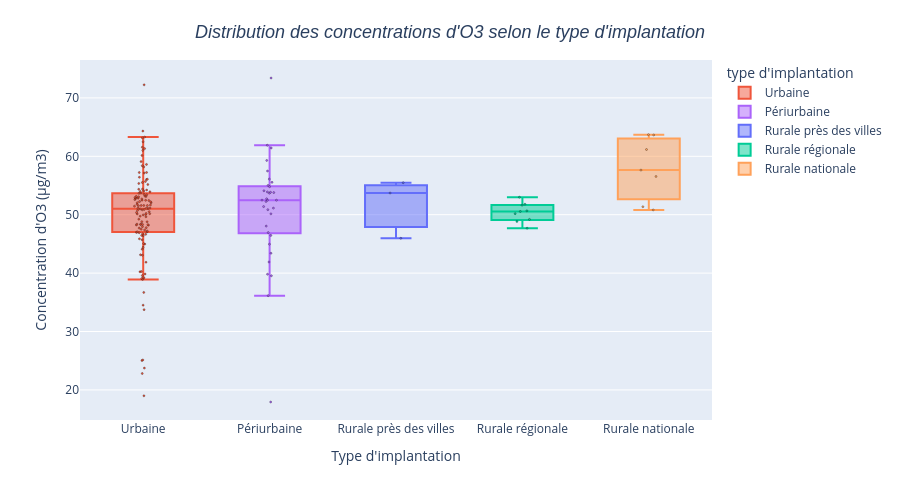
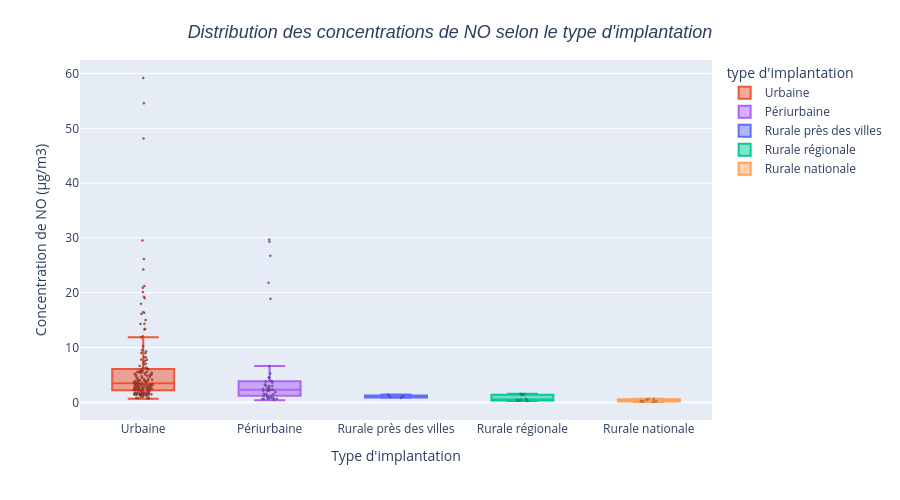
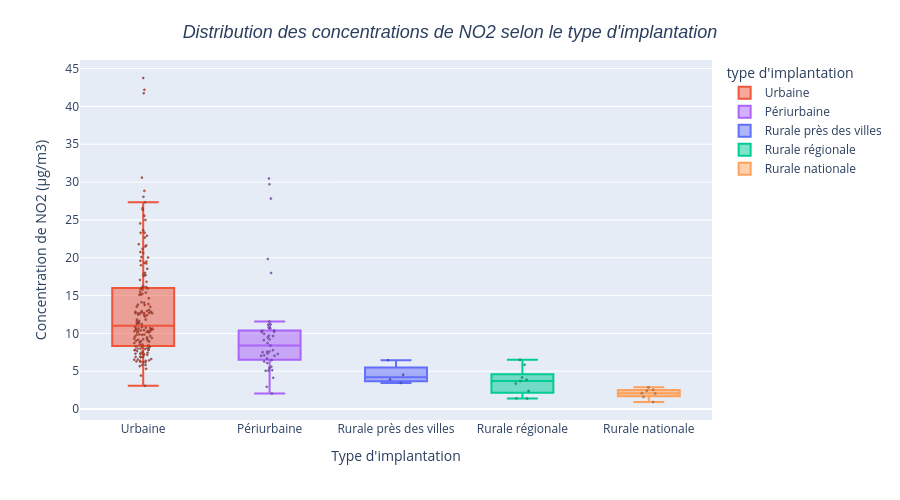
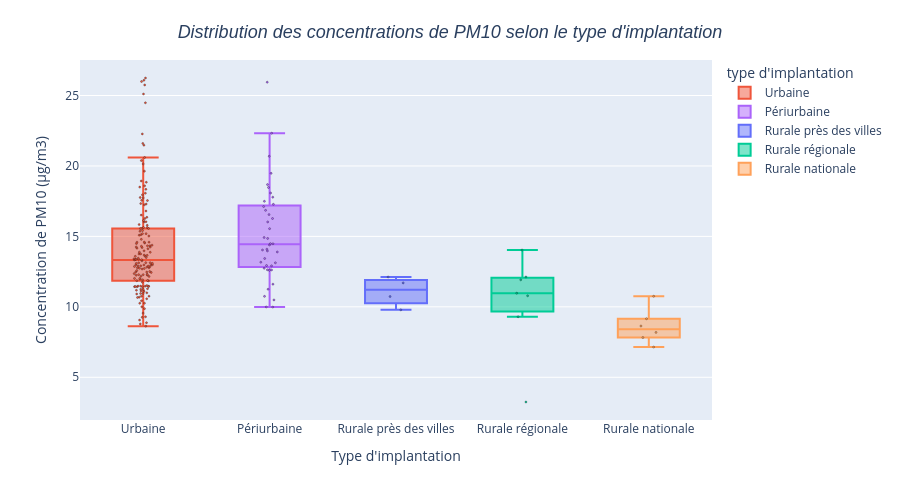

Source (notebook cell) for these figures, in order:
### Markdown cell above
Les rapports de corrélations sont extrêment proches de 1 et donc nous devrions pouvoir expliquer toute la variabilité des polluants par le type d'implantation. Seulement, il est extrêmement important de nuancer ce propos car nous utilisons des moyennes annuelles et il y a de fortes disparités intra-groupes. Ces résultats se doivent d'être complétés au moins par des boxplots parallèles.

### Code cell
# Style
ordre_zones = ["Urbaine", "Périurbaine", "Rurale près des villes", "Rurale régionale", "Rurale nationale"] # en fonction de l'éloignement des villes
palette_default = px.colors.qualitative.Plotly
color_mapping = {
    "Urbaine": palette_default[1],
    "Périurbaine": palette_default[3],
    "Rurale près des villes": palette_default[0],
    "Rurale régionale": palette_default[2],
    "Rurale nationale": palette_default[4]
}

# Boxplots parallèles
## O3
fig1 = px.box(moyennes_annuelles, x="type d'implantation", y="O3", points="all",color="type d'implantation", hover_data=["nom_site"],
             category_orders={"type d'implantation": ordre_zones}, color_discrete_map=color_mapping)
fig1.update_traces(jitter=False, pointpos=0, marker=dict(opacity=1, size=2), marker_line_color="black", marker_line_width=0.3)
fig1.update_layout(height=500, xaxis_title="Type d'implantation", yaxis_title="Concentration d'O3 (µg/m3)",
                  title=dict(text="Distribution des concentrations d'O3 selon le type d'implantation", x=0.5,y=0.95,
                             font=dict(size=18, family="Arial", style="italic")))
fig1.show()

## NO
fig2 = px.box(moyennes_annuelles, x="type d'implantation", y="NO", points="all",color="type d'implantation", hover_data=["nom_site"],
             category_orders={"type d'implantation": ordre_zones}, color_discrete_map=color_mapping)
fig2.update_traces(jitter=False, pointpos=0, marker=dict(opacity=1, size=2), marker_line_color="black", marker_line_width=0.3)
fig2.update_layout(height=500, xaxis_title="Type d'implantation", yaxis_title="Concentration de NO (µg/m3)",
                  title=dict(text="Distribution des concentrations de NO selon le type d'implantation", x=0.5,y=0.95,
                             font=dict(size=18, family="Arial", style="italic")))
fig2.show()

## NO2
fig3 = px.box(moyennes_annuelles, x="type d'implantation", y="NO2", points="all",color="type d'implantation", hover_data=["nom_site"],
             category_orders={"type d'implantation": ordre_zones}, color_discrete_map=color_mapping)
fig3.update_traces(jitter=False, pointpos=0, marker=dict(opacity=1, size=2), marker_line_color="black", marker_line_width=0.3)
fig3.update_layout(height=500, xaxis_title="Type d'implantation", yaxis_title="Concentration de NO2 (µg/m3)",
                  title=dict(text="Distribution des concentrations de NO2 selon le type d'implantation", x=0.5,y=0.95,
                             font=dict(size=18, family="Arial", style="italic")))
fig3.show()

## PM10
fig4 = px.box(moyennes_annuelles, x="type d'implantation", y="PM10", points="all",color="type d'implantation", hover_data=["nom_site"],
             category_orders={"type d'implantation": ordre_zones}, color_discrete_map=color_mapping)
fig4.update_traces(jitter=False, pointpos=0, marker=dict(opacity=1, size=2), marker_line_color="black", marker_line_width=0.3)
fig4.update_layout(height=500, xaxis_title="Type d'implantation", yaxis_title="Concentration de PM10 (µg/m3)",
                  title=dict(text="Distribution des concentrations de PM10 selon le type d'implantation", x=0.5,y=0.95,
                             font=dict(size=18, family="Arial", style="italic")))
fig4.show()

## PM2.5
fig5 = px.box(moyennes_annuelles, x="type d'implantation", y="PM2.5", points="all",color="type d'implantation", hover_data=["nom_site"],
             category_orders={"type d'implantation": ordre_zones}, color_discrete_map=color_mapping)
fig5.update_traces(jitter=False, pointpos=0, marker=dict(opacity=1, size=2), marker_line_color="black", marker_line_width=0.3)
fig5.update_layout(height=500, xaxis_title="Type d'implantation", yaxis_title="Concentration de PM2.5 (µg/m3)",
                  title=dict(text="Distribution des concentrations de PM2.5 selon le type d'implantation", x=0.5,y=0.95,
                             font=dict(size=18, family="Arial", style="italic")))
fig5.show()

### Figure 1 — Plotly figure (JSON) as saved in the notebook; plotly's stock layout.template omitted (floating-point values rounded to 4 significant figures; data arrays with more than 128 entries replaced by an {"elided": "..."} marker saying what was removed)
{"data": [{"alignmentgroup": "True", "boxpoints": "all", "customdata": {"elided": "160x1 str values"}, "hovertemplate": "type d'implantation=%{x}<br>O3=%{y}<br>nom_site=%{customdata[0]}<extra></extra>", "jitter": false, "legendgroup": "Urbaine", "marker": {"color": "#EF553B", "line": {"color": "black", "width": 0.3}, "opacity": 1, "size": 2}, "name": "Urbaine", "notched": false, "offsetgroup": "Urbaine", "orientation": "v", "pointpos": 0, "showlegend": true, "type": "box", "x": {"elided": "160 str values"}, "x0": " ", "xaxis": "x", "y": {"elided": "160 float values"}, "y0": " ", "yaxis": "y"}, {"alignmentgroup": "True", "boxpoints": "all", "customdata": [["A7 SUD LYONNAIS"], ["A7 Salaise Ouest"], ["AIRVAULT - Stade Laillé"], ["AJACCIO CONFINA 2"], ["Alençon Météo-France"], ["Aytré"], ["BASTIA LA MARANA"], ["BASTIA MONTESORO"], ["BETHENY"], ["Beaulieu"], ["Biarritz-hippodrome"], ["COTIERE AIN"], ["Cappelle la Grande"], ["Champforgueil"], ["Denain Villars"], ["Dijon Péjoces"], ["ESTEREL"], ["Grand Fond"], ["Grenoble PeriurbSud"], ["Gresivaudan Periurb"], ["Harnes Serres"], ["LA MEGRETAIS"], ["LA TALAUDIERE"], ["Ligne Paradis"], ["Lunel Viel"], ["MARMANDE"], ["Macon Paul Bert"], ["Noeux-les-Mines"], ["Outreau"], ["PARSCAU DU PLESSIS"], ["PASSY"], ["RN6-MELUN"], ["Riom Périurbaine"], ["S ETIENNE DE MONTLUC"], ["SAINT EXUPERY"], ["ST de Baie mahault"], ["Saint-Remy"], ["Sainte_Luce"], ["Salouel"], ["Sangatte"], ["St-Laurent-Blangy"], ["StMalo Rocabey"], ["TREMBLAY-EN-FRANCE"]], "hovertemplate": "type d'implantation=%{x}<br>O3=%{y}<br>nom_site=%{customdata[0]}<extra></extra>", "jitter": false, "legendgroup": "Périurbaine", "marker": {"color": "#AB63FA", "line": {"color": "black", "width": 0.3}, "opacity": 1, "size": 2}, "name": "Périurbaine", "notched": false, "offsetgroup": "Périurbaine", "orientation": "v", "pointpos": 0, "showlegend": true, "type": "box", "x": ["Périurbaine", "Périurbaine", "Périurbaine", "Périurbaine", "Périurbaine", "Périurbaine", "Périurbaine", "Périurbaine", "Périurbaine", "Périurbaine", "Périurbaine", "Périurbaine", "Périurbaine", "Périurbaine", "Périurbaine", "Périurbaine", "Périurbaine", "Périurbaine", "Périurbaine", "Périurbaine", "Périurbaine", "Périurbaine", "Périurbaine", "Périurbaine", "Périurbaine", "Périurbaine", "Périurbaine", "Périurbaine", "Périurbaine", "Périurbaine", "Périurbaine", "Périurbaine", "Périurbaine", "Périurbaine", "Périurbaine", "Périurbaine", "Périurbaine", "Périurbaine", "Périurbaine", "Périurbaine", "Périurbaine", "Périurbaine", "Périurbaine"], "x0": " ", "xaxis": "x", "y": [NaN, NaN, 52.5, 57.48, 53.84, 55.54, 53.79, 73.41, 53.68, NaN, 61.43, 51.13, 55.02, 50.86, 50.15, 53.9, 56.1, 36.14, 41.9, 43.4, 52.49, NaN, 52.73, 39.81, NaN, NaN, 52.49, 51.39, 59.3, NaN, 39.55, NaN, 48.05, NaN, 52.26, 17.93, NaN, 46.94, 46.45, 54.1, 54.8, 61.9, 44.96], "y0": " ", "yaxis": "y"}, {"alignmentgroup": "True", "boxpoints": "all", "customdata": [["Cartignies"], ["FROSSAY"], ["LABASTIDE CEZERACQ"], ["St Germain/Rhône"]], "hovertemplate": "type d'implantation=%{x}<br>O3=%{y}<br>nom_site=%{customdata[0]}<extra></extra>", "jitter": false, "legendgroup": "Rurale près des villes", "marker": {"color": "#636EFA", "line": {"color": "black", "width": 0.3}, "opacity": 1, "size": 2}, "name": "Rurale près des villes", "notched": false, "offsetgroup": "Rurale près des villes", "orientation": "v", "pointpos": 0, "showlegend": true, "type": "box", "x": ["Rurale près des villes", "Rurale près des villes", "Rurale près des villes", "Rurale près des villes"], "x0": " ", "xaxis": "x", "y": [53.71, NaN, 45.96, 55.48], "y0": " ", "yaxis": "y"}, {"alignmentgroup": "True", "boxpoints": "all", "customdata": [["Gaudechart"], ["Jonville en Woevre"], ["Maison Parc Brotonne"], ["Neuilly-Saint-Front"], ["Paray le Fresil"], ["SAINT-DENIS D'ANJOU"], ["Station Bourg-Murat"], ["Zone Rurale SE"], ["Zoodyssée Chizé"]], "hovertemplate": "type d'implantation=%{x}<br>O3=%{y}<br>nom_site=%{customdata[0]}<extra></extra>", "jitter": false, "legendgroup": "Rurale régionale", "marker": {"color": "#00CC96", "line": {"color": "black", "width": 0.3}, "opacity": 1, "size": 2}, "name": "Rurale régionale", "notched": false, "offsetgroup": "Rurale régionale", "orientation": "v", "pointpos": 0, "showlegend": true, "type": "box", "x": ["Rurale régionale", "Rurale régionale", "Rurale régionale", "Rurale régionale", "Rurale régionale", "Rurale régionale", "Rurale régionale", "Rurale régionale", "Rurale régionale"], "x0": " ", "xaxis": "x", "y": [51.62, 53.0, 50.56, 47.69, 50.18, 51.8, 49.2, 48.84, 50.67], "y0": " ", "yaxis": "y"}, {"alignmentgroup": "True", "boxpoints": "all", "customdata": [["Donon Vosges Moyennes 2"], ["Drôme Rurale Sud-SND"], ["Kergoff"], ["LA TARDIERE"], ["Morvan"], ["REVIN"], ["Verneuil"]], "hovertemplate": "type d'implantation=%{x}<br>O3=%{y}<br>nom_site=%{customdata[0]}<extra></extra>", "jitter": false, "legendgroup": "Rurale nationale", "marker": {"color": "#FFA15A", "line": {"color": "black", "width": 0.3}, "opacity": 1, "size": 2}, "name": "Rurale nationale", "notched": false, "offsetgroup": "Rurale nationale", "orientation": "v", "pointpos": 0, "showlegend": true, "type": "box", "x": ["Rurale nationale", "Rurale nationale", "Rurale nationale", "Rurale nationale", "Rurale nationale", "Rurale nationale", "Rurale nationale"], "x0": " ", "xaxis": "x", "y": [63.65, 56.55, 61.16, 50.82, 63.71, 57.64, 51.37], "y0": " ", "yaxis": "y"}], "layout": {"boxmode": "overlay", "height": 500, "legend": {"title": {"text": "type d'implantation"}, "tracegroupgap": 0}, "margin": {"t": 60}, "title": {"font": {"family": "Arial", "size": 18, "style": "italic"}, "text": "Distribution des concentrations d'O3 selon le type d'implantation", "x": 0.5, "y": 0.95}, "xaxis": {"anchor": "y", "categoryarray": ["Urbaine", "Périurbaine", "Rurale près des villes", "Rurale régionale", "Rurale nationale"], "categoryorder": "array", "domain": [0, 1], "title": {"text": "Type d'implantation"}}, "yaxis": {"anchor": "x", "domain": [0, 1], "title": {"text": "Concentration d'O3 (µg/m3)"}}}}

### Figure 2 — Plotly figure (JSON) as saved in the notebook; plotly's stock layout.template omitted (floating-point values rounded to 4 significant figures; data arrays with more than 128 entries replaced by an {"elided": "..."} marker saying what was removed)
{"data": [{"alignmentgroup": "True", "boxpoints": "all", "customdata": {"elided": "160x1 str values"}, "hovertemplate": "type d'implantation=%{x}<br>NO=%{y}<br>nom_site=%{customdata[0]}<extra></extra>", "jitter": false, "legendgroup": "Urbaine", "marker": {"color": "#EF553B", "line": {"color": "black", "width": 0.3}, "opacity": 1, "size": 2}, "name": "Urbaine", "notched": false, "offsetgroup": "Urbaine", "orientation": "v", "pointpos": 0, "showlegend": true, "type": "box", "x": {"elided": "160 str values"}, "x0": " ", "xaxis": "x", "y": {"elided": "160 float values"}, "y0": " ", "yaxis": "y"}, {"alignmentgroup": "True", "boxpoints": "all", "customdata": [["A7 SUD LYONNAIS"], ["A7 Salaise Ouest"], ["AIRVAULT - Stade Laillé"], ["AJACCIO CONFINA 2"], ["Alençon Météo-France"], ["Aytré"], ["BASTIA LA MARANA"], ["BASTIA MONTESORO"], ["BETHENY"], ["Beaulieu"], ["Biarritz-hippodrome"], ["COTIERE AIN"], ["Cappelle la Grande"], ["Champforgueil"], ["Denain Villars"], ["Dijon Péjoces"], ["ESTEREL"], ["Grand Fond"], ["Grenoble PeriurbSud"], ["Gresivaudan Periurb"], ["Harnes Serres"], ["LA MEGRETAIS"], ["LA TALAUDIERE"], ["Ligne Paradis"], ["Lunel Viel"], ["MARMANDE"], ["Macon Paul Bert"], ["Noeux-les-Mines"], ["Outreau"], ["PARSCAU DU PLESSIS"], ["PASSY"], ["RN6-MELUN"], ["Riom Périurbaine"], ["S ETIENNE DE MONTLUC"], ["SAINT EXUPERY"], ["ST de Baie mahault"], ["Saint-Remy"], ["Sainte_Luce"], ["Salouel"], ["Sangatte"], ["St-Laurent-Blangy"], ["StMalo Rocabey"], ["TREMBLAY-EN-FRANCE"]], "hovertemplate": "type d'implantation=%{x}<br>NO=%{y}<br>nom_site=%{customdata[0]}<extra></extra>", "jitter": false, "legendgroup": "Périurbaine", "marker": {"color": "#AB63FA", "line": {"color": "black", "width": 0.3}, "opacity": 1, "size": 2}, "name": "Périurbaine", "notched": false, "offsetgroup": "Périurbaine", "orientation": "v", "pointpos": 0, "showlegend": true, "type": "box", "x": ["Périurbaine", "Périurbaine", "Périurbaine", "Périurbaine", "Périurbaine", "Périurbaine", "Périurbaine", "Périurbaine", "Périurbaine", "Périurbaine", "Périurbaine", "Périurbaine", "Périurbaine", "Périurbaine", "Périurbaine", "Périurbaine", "Périurbaine", "Périurbaine", "Périurbaine", "Périurbaine", "Périurbaine", "Périurbaine", "Périurbaine", "Périurbaine", "Périurbaine", "Périurbaine", "Périurbaine", "Périurbaine", "Périurbaine", "Périurbaine", "Périurbaine", "Périurbaine", "Périurbaine", "Périurbaine", "Périurbaine", "Périurbaine", "Périurbaine", "Périurbaine", "Périurbaine", "Périurbaine", "Périurbaine", "Périurbaine", "Périurbaine"], "x0": " ", "xaxis": "x", "y": [26.74, 21.81, 0.7097, 3.788, 1.17, 0.3951, 1.113, 0.5408, 2.22, 2.075, 3.038, 3.227, 0.7719, 3.937, 2.357, 2.45, 1.451, 2.615, 1.867, 2.989, 2.274, 1.207, 2.251, 18.88, 3.837, 6.606, 5.265, 0.6561, 0.7863, 0.9189, 4.483, 29.7, 2.973, 0.7184, 1.503, 3.61, 29.32, 0.66, 2.522, 2.277, 2.038, 1.528, 4.539], "y0": " ", "yaxis": "y"}, {"alignmentgroup": "True", "boxpoints": "all", "customdata": [["Cartignies"], ["FROSSAY"], ["LABASTIDE CEZERACQ"], ["St Germain/Rhône"]], "hovertemplate": "type d'implantation=%{x}<br>NO=%{y}<br>nom_site=%{customdata[0]}<extra></extra>", "jitter": false, "legendgroup": "Rurale près des villes", "marker": {"color": "#636EFA", "line": {"color": "black", "width": 0.3}, "opacity": 1, "size": 2}, "name": "Rurale près des villes", "notched": false, "offsetgroup": "Rurale près des villes", "orientation": "v", "pointpos": 0, "showlegend": true, "type": "box", "x": ["Rurale près des villes", "Rurale près des villes", "Rurale près des villes", "Rurale près des villes"], "x0": " ", "xaxis": "x", "y": [0.9828, 1.077, 1.409, 0.8118], "y0": " ", "yaxis": "y"}, {"alignmentgroup": "True", "boxpoints": "all", "customdata": [["Gaudechart"], ["Jonville en Woevre"], ["Maison Parc Brotonne"], ["Neuilly-Saint-Front"], ["Paray le Fresil"], ["SAINT-DENIS D'ANJOU"], ["Station Bourg-Murat"], ["Zone Rurale SE"], ["Zoodyssée Chizé"]], "hovertemplate": "type d'implantation=%{x}<br>NO=%{y}<br>nom_site=%{customdata[0]}<extra></extra>", "jitter": false, "legendgroup": "Rurale régionale", "marker": {"color": "#00CC96", "line": {"color": "black", "width": 0.3}, "opacity": 1, "size": 2}, "name": "Rurale régionale", "notched": false, "offsetgroup": "Rurale régionale", "orientation": "v", "pointpos": 0, "showlegend": true, "type": "box", "x": ["Rurale régionale", "Rurale régionale", "Rurale régionale", "Rurale régionale", "Rurale régionale", "Rurale régionale", "Rurale régionale", "Rurale régionale", "Rurale régionale"], "x0": " ", "xaxis": "x", "y": [0.4565, 1.307, 0.4945, 1.505, 0.2592, 0.601, 1.548, 0.2278, 0.3823], "y0": " ", "yaxis": "y"}, {"alignmentgroup": "True", "boxpoints": "all", "customdata": [["Donon Vosges Moyennes 2"], ["Drôme Rurale Sud-SND"], ["Kergoff"], ["LA TARDIERE"], ["Morvan"], ["REVIN"], ["Verneuil"]], "hovertemplate": "type d'implantation=%{x}<br>NO=%{y}<br>nom_site=%{customdata[0]}<extra></extra>", "jitter": false, "legendgroup": "Rurale nationale", "marker": {"color": "#FFA15A", "line": {"color": "black", "width": 0.3}, "opacity": 1, "size": 2}, "name": "Rurale nationale", "notched": false, "offsetgroup": "Rurale nationale", "orientation": "v", "pointpos": 0, "showlegend": true, "type": "box", "x": ["Rurale nationale", "Rurale nationale", "Rurale nationale", "Rurale nationale", "Rurale nationale", "Rurale nationale", "Rurale nationale"], "x0": " ", "xaxis": "x", "y": [0.05584, 0.5941, 0.4047, 0.6457, 0.1446, 0.199, 0.2377], "y0": " ", "yaxis": "y"}], "layout": {"boxmode": "overlay", "height": 500, "legend": {"title": {"text": "type d'implantation"}, "tracegroupgap": 0}, "margin": {"t": 60}, "title": {"font": {"family": "Arial", "size": 18, "style": "italic"}, "text": "Distribution des concentrations de NO selon le type d'implantation", "x": 0.5, "y": 0.95}, "xaxis": {"anchor": "y", "categoryarray": ["Urbaine", "Périurbaine", "Rurale près des villes", "Rurale régionale", "Rurale nationale"], "categoryorder": "array", "domain": [0, 1], "title": {"text": "Type d'implantation"}}, "yaxis": {"anchor": "x", "domain": [0, 1], "title": {"text": "Concentration de NO (µg/m3)"}}}}

### Figure 3 — Plotly figure (JSON) as saved in the notebook; plotly's stock layout.template omitted (floating-point values rounded to 4 significant figures; data arrays with more than 128 entries replaced by an {"elided": "..."} marker saying what was removed)
{"data": [{"alignmentgroup": "True", "boxpoints": "all", "customdata": {"elided": "160x1 str values"}, "hovertemplate": "type d'implantation=%{x}<br>NO2=%{y}<br>nom_site=%{customdata[0]}<extra></extra>", "jitter": false, "legendgroup": "Urbaine", "marker": {"color": "#EF553B", "line": {"color": "black", "width": 0.3}, "opacity": 1, "size": 2}, "name": "Urbaine", "notched": false, "offsetgroup": "Urbaine", "orientation": "v", "pointpos": 0, "showlegend": true, "type": "box", "x": {"elided": "160 str values"}, "x0": " ", "xaxis": "x", "y": {"elided": "160 float values"}, "y0": " ", "yaxis": "y"}, {"alignmentgroup": "True", "boxpoints": "all", "customdata": [["A7 SUD LYONNAIS"], ["A7 Salaise Ouest"], ["AIRVAULT - Stade Laillé"], ["AJACCIO CONFINA 2"], ["Alençon Météo-France"], ["Aytré"], ["BASTIA LA MARANA"], ["BASTIA MONTESORO"], ["BETHENY"], ["Beaulieu"], ["Biarritz-hippodrome"], ["COTIERE AIN"], ["Cappelle la Grande"], ["Champforgueil"], ["Denain Villars"], ["Dijon Péjoces"], ["ESTEREL"], ["Grand Fond"], ["Grenoble PeriurbSud"], ["Gresivaudan Periurb"], ["Harnes Serres"], ["LA MEGRETAIS"], ["LA TALAUDIERE"], ["Ligne Paradis"], ["Lunel Viel"], ["MARMANDE"], ["Macon Paul Bert"], ["Noeux-les-Mines"], ["Outreau"], ["PARSCAU DU PLESSIS"], ["PASSY"], ["RN6-MELUN"], ["Riom Périurbaine"], ["S ETIENNE DE MONTLUC"], ["SAINT EXUPERY"], ["ST de Baie mahault"], ["Saint-Remy"], ["Sainte_Luce"], ["Salouel"], ["Sangatte"], ["St-Laurent-Blangy"], ["StMalo Rocabey"], ["TREMBLAY-EN-FRANCE"]], "hovertemplate": "type d'implantation=%{x}<br>NO2=%{y}<br>nom_site=%{customdata[0]}<extra></extra>", "jitter": false, "legendgroup": "Périurbaine", "marker": {"color": "#AB63FA", "line": {"color": "black", "width": 0.3}, "opacity": 1, "size": 2}, "name": "Périurbaine", "notched": false, "offsetgroup": "Périurbaine", "orientation": "v", "pointpos": 0, "showlegend": true, "type": "box", "x": ["Périurbaine", "Périurbaine", "Périurbaine", "Périurbaine", "Périurbaine", "Périurbaine", "Périurbaine", "Périurbaine", "Périurbaine", "Périurbaine", "Périurbaine", "Périurbaine", "Périurbaine", "Périurbaine", "Périurbaine", "Périurbaine", "Périurbaine", "Périurbaine", "Périurbaine", "Périurbaine", "Périurbaine", "Périurbaine", "Périurbaine", "Périurbaine", "Périurbaine", "Périurbaine", "Périurbaine", "Périurbaine", "Périurbaine", "Périurbaine", "Périurbaine", "Périurbaine", "Périurbaine", "Périurbaine", "Périurbaine", "Périurbaine", "Périurbaine", "Périurbaine", "Périurbaine", "Périurbaine", "Périurbaine", "Périurbaine", "Périurbaine"], "x0": " ", "xaxis": "x", "y": [30.48, 29.71, 5.05, 10.36, 6.287, 5.604, 5.138, 5.088, 9.445, 8.723, 7.573, 9.954, 8.395, 10.78, 10.39, 10.67, 7.775, 7.6, 6.677, 10.19, 9.662, 4.121, 9.696, 11.18, 7.043, 11.15, 11.57, 6.466, 6.089, 5.426, 10.23, 27.81, 9.104, 2.949, 7.34, 7.095, 19.84, 2.044, 7.289, 7.519, 9.21, 7.043, 17.99], "y0": " ", "yaxis": "y"}, {"alignmentgroup": "True", "boxpoints": "all", "customdata": [["Cartignies"], ["FROSSAY"], ["LABASTIDE CEZERACQ"], ["St Germain/Rhône"]], "hovertemplate": "type d'implantation=%{x}<br>NO2=%{y}<br>nom_site=%{customdata[0]}<extra></extra>", "jitter": false, "legendgroup": "Rurale près des villes", "marker": {"color": "#636EFA", "line": {"color": "black", "width": 0.3}, "opacity": 1, "size": 2}, "name": "Rurale près des villes", "notched": false, "offsetgroup": "Rurale près des villes", "orientation": "v", "pointpos": 0, "showlegend": true, "type": "box", "x": ["Rurale près des villes", "Rurale près des villes", "Rurale près des villes", "Rurale près des villes"], "x0": " ", "xaxis": "x", "y": [4.534, 3.433, 6.442, 3.904], "y0": " ", "yaxis": "y"}, {"alignmentgroup": "True", "boxpoints": "all", "customdata": [["Gaudechart"], ["Jonville en Woevre"], ["Maison Parc Brotonne"], ["Neuilly-Saint-Front"], ["Paray le Fresil"], ["SAINT-DENIS D'ANJOU"], ["Station Bourg-Murat"], ["Zone Rurale SE"], ["Zoodyssée Chizé"]], "hovertemplate": "type d'implantation=%{x}<br>NO2=%{y}<br>nom_site=%{customdata[0]}<extra></extra>", "jitter": false, "legendgroup": "Rurale régionale", "marker": {"color": "#00CC96", "line": {"color": "black", "width": 0.3}, "opacity": 1, "size": 2}, "name": "Rurale régionale", "notched": false, "offsetgroup": "Rurale régionale", "orientation": "v", "pointpos": 0, "showlegend": true, "type": "box", "x": ["Rurale régionale", "Rurale régionale", "Rurale régionale", "Rurale régionale", "Rurale régionale", "Rurale régionale", "Rurale régionale", "Rurale régionale", "Rurale régionale"], "x0": " ", "xaxis": "x", "y": [5.858, 3.365, 6.523, 3.86, 1.413, 3.696, 2.392, 4.172, 1.394], "y0": " ", "yaxis": "y"}, {"alignmentgroup": "True", "boxpoints": "all", "customdata": [["Donon Vosges Moyennes 2"], ["Drôme Rurale Sud-SND"], ["Kergoff"], ["LA TARDIERE"], ["Morvan"], ["REVIN"], ["Verneuil"]], "hovertemplate": "type d'implantation=%{x}<br>NO2=%{y}<br>nom_site=%{customdata[0]}<extra></extra>", "jitter": false, "legendgroup": "Rurale nationale", "marker": {"color": "#FFA15A", "line": {"color": "black", "width": 0.3}, "opacity": 1, "size": 2}, "name": "Rurale nationale", "notched": false, "offsetgroup": "Rurale nationale", "orientation": "v", "pointpos": 0, "showlegend": true, "type": "box", "x": ["Rurale nationale", "Rurale nationale", "Rurale nationale", "Rurale nationale", "Rurale nationale", "Rurale nationale", "Rurale nationale"], "x0": " ", "xaxis": "x", "y": [2.051, 0.9329, 2.428, 2.873, 1.591, 2.555, 2.092], "y0": " ", "yaxis": "y"}], "layout": {"boxmode": "overlay", "height": 500, "legend": {"title": {"text": "type d'implantation"}, "tracegroupgap": 0}, "margin": {"t": 60}, "title": {"font": {"family": "Arial", "size": 18, "style": "italic"}, "text": "Distribution des concentrations de NO2 selon le type d'implantation", "x": 0.5, "y": 0.95}, "xaxis": {"anchor": "y", "categoryarray": ["Urbaine", "Périurbaine", "Rurale près des villes", "Rurale régionale", "Rurale nationale"], "categoryorder": "array", "domain": [0, 1], "title": {"text": "Type d'implantation"}}, "yaxis": {"anchor": "x", "domain": [0, 1], "title": {"text": "Concentration de NO2 (µg/m3)"}}}}

### Figure 4 — Plotly figure (JSON) as saved in the notebook; plotly's stock layout.template omitted (floating-point values rounded to 4 significant figures; data arrays with more than 128 entries replaced by an {"elided": "..."} marker saying what was removed)
{"data": [{"alignmentgroup": "True", "boxpoints": "all", "customdata": {"elided": "160x1 str values"}, "hovertemplate": "type d'implantation=%{x}<br>PM10=%{y}<br>nom_site=%{customdata[0]}<extra></extra>", "jitter": false, "legendgroup": "Urbaine", "marker": {"color": "#EF553B", "line": {"color": "black", "width": 0.3}, "opacity": 1, "size": 2}, "name": "Urbaine", "notched": false, "offsetgroup": "Urbaine", "orientation": "v", "pointpos": 0, "showlegend": true, "type": "box", "x": {"elided": "160 str values"}, "x0": " ", "xaxis": "x", "y": {"elided": "160 float values"}, "y0": " ", "yaxis": "y"}, {"alignmentgroup": "True", "boxpoints": "all", "customdata": [["A7 SUD LYONNAIS"], ["A7 Salaise Ouest"], ["AIRVAULT - Stade Laillé"], ["AJACCIO CONFINA 2"], ["Alençon Météo-France"], ["Aytré"], ["BASTIA LA MARANA"], ["BASTIA MONTESORO"], ["BETHENY"], ["Beaulieu"], ["Biarritz-hippodrome"], ["COTIERE AIN"], ["Cappelle la Grande"], ["Champforgueil"], ["Denain Villars"], ["Dijon Péjoces"], ["ESTEREL"], ["Grand Fond"], ["Grenoble PeriurbSud"], ["Gresivaudan Periurb"], ["Harnes Serres"], ["LA MEGRETAIS"], ["LA TALAUDIERE"], ["Ligne Paradis"], ["Lunel Viel"], ["MARMANDE"], ["Macon Paul Bert"], ["Noeux-les-Mines"], ["Outreau"], ["PARSCAU DU PLESSIS"], ["PASSY"], ["RN6-MELUN"], ["Riom Périurbaine"], ["S ETIENNE DE MONTLUC"], ["SAINT EXUPERY"], ["ST de Baie mahault"], ["Saint-Remy"], ["Sainte_Luce"], ["Salouel"], ["Sangatte"], ["St-Laurent-Blangy"], ["StMalo Rocabey"], ["TREMBLAY-EN-FRANCE"]], "hovertemplate": "type d'implantation=%{x}<br>PM10=%{y}<br>nom_site=%{customdata[0]}<extra></extra>", "jitter": false, "legendgroup": "Périurbaine", "marker": {"color": "#AB63FA", "line": {"color": "black", "width": 0.3}, "opacity": 1, "size": 2}, "name": "Périurbaine", "notched": false, "offsetgroup": "Périurbaine", "orientation": "v", "pointpos": 0, "showlegend": true, "type": "box", "x": ["Périurbaine", "Périurbaine", "Périurbaine", "Périurbaine", "Périurbaine", "Périurbaine", "Périurbaine", "Périurbaine", "Périurbaine", "Périurbaine", "Périurbaine", "Périurbaine", "Périurbaine", "Périurbaine", "Périurbaine", "Périurbaine", "Périurbaine", "Périurbaine", "Périurbaine", "Périurbaine", "Périurbaine", "Périurbaine", "Périurbaine", "Périurbaine", "Périurbaine", "Périurbaine", "Périurbaine", "Périurbaine", "Périurbaine", "Périurbaine", "Périurbaine", "Périurbaine", "Périurbaine", "Périurbaine", "Périurbaine", "Périurbaine", "Périurbaine", "Périurbaine", "Périurbaine", "Périurbaine", "Périurbaine", "Périurbaine", "Périurbaine"], "x0": " ", "xaxis": "x", "y": [22.32, 16.55, 12.62, 19.48, 9.992, 15.55, 14.48, NaN, 12.93, 11.25, 17.12, 14.39, 17.78, 12.63, 14.04, 13.17, 17.28, 17.49, 13.12, 14.49, NaN, 11.61, 13.43, 12.59, 12.74, 13.97, NaN, 14.92, 16.85, 10.49, 18.68, 18.47, 16.03, 10.74, 12.91, 25.94, 14.86, 20.69, 9.984, 18.08, 14.09, 16.27, 13.9], "y0": " ", "yaxis": "y"}, {"alignmentgroup": "True", "boxpoints": "all", "customdata": [["Cartignies"], ["FROSSAY"], ["LABASTIDE CEZERACQ"], ["St Germain/Rhône"]], "hovertemplate": "type d'implantation=%{x}<br>PM10=%{y}<br>nom_site=%{customdata[0]}<extra></extra>", "jitter": false, "legendgroup": "Rurale près des villes", "marker": {"color": "#636EFA", "line": {"color": "black", "width": 0.3}, "opacity": 1, "size": 2}, "name": "Rurale près des villes", "notched": false, "offsetgroup": "Rurale près des villes", "orientation": "v", "pointpos": 0, "showlegend": true, "type": "box", "x": ["Rurale près des villes", "Rurale près des villes", "Rurale près des villes", "Rurale près des villes"], "x0": " ", "xaxis": "x", "y": [12.12, 11.7, 10.73, 9.785], "y0": " ", "yaxis": "y"}, {"alignmentgroup": "True", "boxpoints": "all", "customdata": [["Gaudechart"], ["Jonville en Woevre"], ["Maison Parc Brotonne"], ["Neuilly-Saint-Front"], ["Paray le Fresil"], ["SAINT-DENIS D'ANJOU"], ["Station Bourg-Murat"], ["Zone Rurale SE"], ["Zoodyssée Chizé"]], "hovertemplate": "type d'implantation=%{x}<br>PM10=%{y}<br>nom_site=%{customdata[0]}<extra></extra>", "jitter": false, "legendgroup": "Rurale régionale", "marker": {"color": "#00CC96", "line": {"color": "black", "width": 0.3}, "opacity": 1, "size": 2}, "name": "Rurale régionale", "notched": false, "offsetgroup": "Rurale régionale", "orientation": "v", "pointpos": 0, "showlegend": true, "type": "box", "x": ["Rurale régionale", "Rurale régionale", "Rurale régionale", "Rurale régionale", "Rurale régionale", "Rurale régionale", "Rurale régionale", "Rurale régionale", "Rurale régionale"], "x0": " ", "xaxis": "x", "y": [12.12, 14.03, NaN, 11.92, 9.297, 10.97, 3.246, NaN, 10.78], "y0": " ", "yaxis": "y"}, {"alignmentgroup": "True", "boxpoints": "all", "customdata": [["Donon Vosges Moyennes 2"], ["Drôme Rurale Sud-SND"], ["Kergoff"], ["LA TARDIERE"], ["Morvan"], ["REVIN"], ["Verneuil"]], "hovertemplate": "type d'implantation=%{x}<br>PM10=%{y}<br>nom_site=%{customdata[0]}<extra></extra>", "jitter": false, "legendgroup": "Rurale nationale", "marker": {"color": "#FFA15A", "line": {"color": "black", "width": 0.3}, "opacity": 1, "size": 2}, "name": "Rurale nationale", "notched": false, "offsetgroup": "Rurale nationale", "orientation": "v", "pointpos": 0, "showlegend": true, "type": "box", "x": ["Rurale nationale", "Rurale nationale", "Rurale nationale", "Rurale nationale", "Rurale nationale", "Rurale nationale", "Rurale nationale"], "x0": " ", "xaxis": "x", "y": [7.146, 8.639, 8.186, 10.75, 7.822, 9.156, NaN], "y0": " ", "yaxis": "y"}], "layout": {"boxmode": "overlay", "height": 500, "legend": {"title": {"text": "type d'implantation"}, "tracegroupgap": 0}, "margin": {"t": 60}, "title": {"font": {"family": "Arial", "size": 18, "style": "italic"}, "text": "Distribution des concentrations de PM10 selon le type d'implantation", "x": 0.5, "y": 0.95}, "xaxis": {"anchor": "y", "categoryarray": ["Urbaine", "Périurbaine", "Rurale près des villes", "Rurale régionale", "Rurale nationale"], "categoryorder": "array", "domain": [0, 1], "title": {"text": "Type d'implantation"}}, "yaxis": {"anchor": "x", "domain": [0, 1], "title": {"text": "Concentration de PM10 (µg/m3)"}}}}
